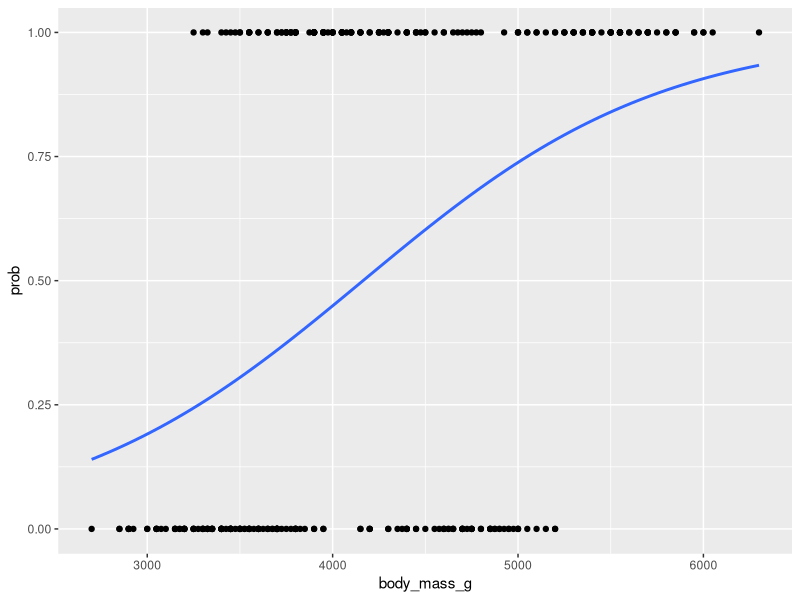

Source code (R):
## ---- chunk 1
library(tidyverse)
library(palmerpenguins)
#install.packages("gmodels")
library(gmodels)
library(kableExtra)
library(gtable)
library(ggpubr)
library(broom)


## ---- chunk 2
#| label: num_num_graph

m1<-glm(sex~body_mass_g,family= binomial,data = penguins)
d1<-as.data.frame(penguins$body_mass_g)
d1 %>% 
  rename(body_mass_g="penguins$body_mass_g")->d1

predict<-predict(m1, d1, type="response") 
penguins |> 
  mutate(prob=ifelse(sex=="male", 1,0)) %>% 
  na.omit() |> 
  ggplot(aes(body_mass_g, prob))+
  geom_point()+
  stat_smooth(method="glm", se=FALSE, fullrange=TRUE, 
              method.args = list(family=binomial))
 
